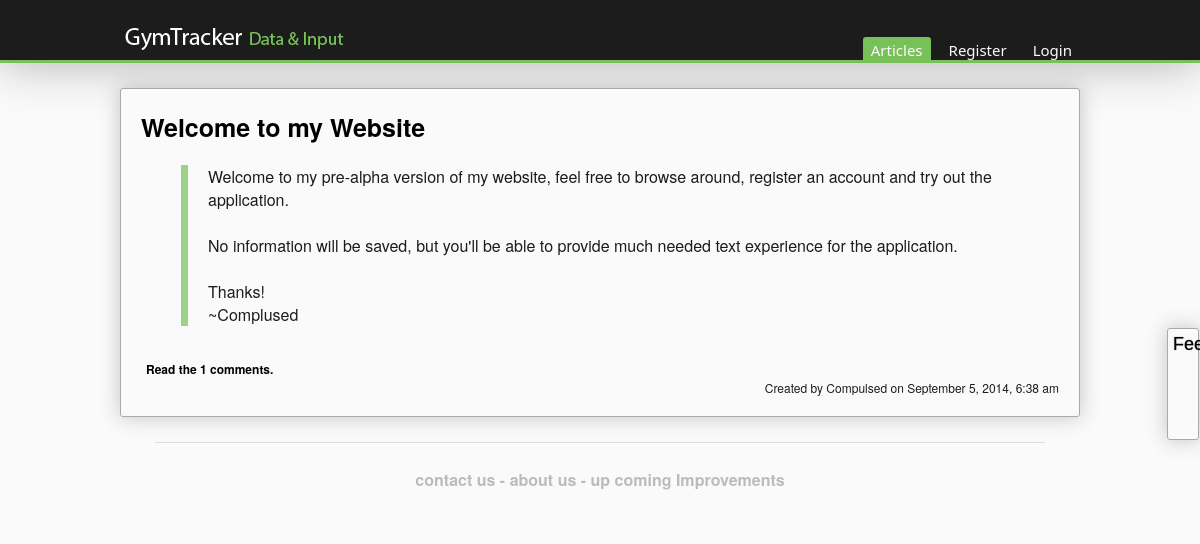
The app's page /articles.php with its own data.
### tables this page shows
CREATE TABLE tbl_posts(
  postId       int(11)       AUTO_INCREMENT,
  title        varchar(255)  NOT NULL,
  bodyText     text          NOT NULL,
  previewText  text          NOT NULL,

  author       int(11)       NOT NULL,
  tags         varchar(255),
  creationDate TIMESTAMP     NOT NULL DEFAULT CURRENT_TIMESTAMP,
  editedBy     int(11),
  editDate     datetime,
  isEdit       tinyint(1)    NOT NULL DEFAULT 0,

  UNIQUE(title),
  FOREIGN KEY(author) REFERENCES tbl_users(userId),
  FOREIGN KEY(editedBy) REFERENCES tbl_users(userId),
  Primary Key(postId)
);

CREATE TABLE tbl_users(
   userId                 int(11)          AUTO_INCREMENT,                       
   active                 tinyint(1)       NOT NULL DEFAULT 1,                   

   username               varchar(30)      NOT NULL,                             
   loginPassword          char(60)         NOT NULL,                             
   salt                   char(21),                                              
   joined                 TIMESTAMP        NOT NULL DEFAULT CURRENT_TIMESTAMP,   
   firstName              varchar(15)      NOT NULL,                             
   lastName               varchar(15)      NOT NULL,                             
   emailAddress           varchar(50)      NOT NULL,                             
   adminLevel             tinyint(1)       NOT NULL DEFAULT 0,                   
   deactivationTime       DATE,                                                  
   lastTimeActive         TIMESTAMP        NOT NULL,                             
   help                   tinyint(1)       NOT NULL DEFAULT 1,                   
   isKilo                 tinyint(1)       NOT NULL,                             
   registeredIP           char(45),                                              
   timeZone               varchar(64),                                           
   registeredEmail        tinyint(1)       NOT NULL DEFAULT 0,                   
   regEmailSentTime       TIMESTAMP,                                             
   recovEmailSentTime     TIMESTAMP,

   UNIQUE(username),
   UNIQUE(emailAddress),
   Primary Key(userId)
);

### articles.php (called while the page is built, shortened)
<?php
    require_once "inc/parts/header.php";
	require_once "inc/functions.php";
    require_once "inc/news.php";
    require_once "inc/parts/footer.php";
?>

### inc/msc_functions/classes.php (called while the page is built, shortened)
<?php
  class ControllerPosts{
    var $conn;
      function ControllerPosts($conn){
        $this->conn = $conn;
      }
      function get_num_comments($id){
        $number = $this->conn->query("SELECT COUNT(*) FROM tbl_comments WHERE postIdF = $id");
        $number = $number->fetchALL(PDO::FETCH_ASSOC);
        return $number[0]['COUNT(*)'];
      }
      function get_posts($limit = 10){
        $posts = $this->conn->query("SELECT * FROM tbl_posts ORDER BY creationDate DESC LIMIT $limit");
        return $posts->fetchALL(PDO::FETCH_ASSOC);
      }
  }
?>

### inc/functions.php (called while the page is built, shortened)
<?php
require_once "msc_functions/classes.php";
function user_id_to_display_name($conn, $userId){
  $user_rows = $conn->query("SELECT username from tbl_users WHERE userId = $userId");
  $user_rows = $user_rows->fetchALL(PDO::FETCH_ASSOC);
  if(count($user_rows))
    return $user_rows[0]['username'];
  else
    return "Username Not found";
}
?>

### inc/news.php (the view, shortened to what this page needs)
<?php
  $conn = connect($config['db']);
  $PostController = new ControllerPosts($conn);
  $posts = $PostController->get_posts(10);
?>
<div class="page">
	<?php foreach($posts as $post) : ?>
	<?php
 		$comment_count = $PostController->get_num_comments($post['postId']);
	?>
	<div class="information news">
		<div class="title_nav">
			<h1><a href="article/<?php echo strtolower(str_replace(' ', '-', $post['title'])); ?>"><?php echo $post['title']; ?></a></h1>
		</div>
		<div class="news_preview">
			<p><?php echo $post['previewText']; ?></p>
		</div>
		<p><a href="article/<?php echo strtolower(str_replace(' ', '-', $post['title'])); ?>">
			<?php if($comment_count > 0): ?>
				<?php echo "Read the " . $comment_count . " comments." ?>
			<?php else: ?>
				Be the first to comment!
			<?php endif ?>
		</a></p>
		<div class="time_stamp">
			<p><?php echo "Created by " . ucfirst(user_id_to_display_name($conn, $post['author'])) . " on " .  date("F j, Y, g:i a",strtotime($post['creationDate']));?></p>
		</div>
	</div>
	<?php endforeach ?>
 </div>

### css/header_nav.css (style rules this page uses)
html { font-family: "Helvetica Neue", Helvetica, Arial, sans-serif; }
body { background:rgb(243, 243, 241); }

### css/news_page.css (style rules this page uses)
body { background:rgb(250, 250, 250); }
.page { width: 960px; margin: auto; }
.information { border-radius: 3px; box-shadow: 0 0 20px rgba(68,68,68,0.3); margin-top:25px; border: 1px solid rgb(170, 170, 170); padding: 20px; background:rgb(250, 250, 250); }
.information h1 { font-size: 25px; font-weight: bold; color:rgb(28,28,28); }
.information p { margin-left:5px; color:rgb(28,28,28); overflow: hidden; }
.information .title_nav { margin-bottom: 10px; }
.information a { text-decoration: none; color: black; }
.news .news_preview p { margin: 20px 0 30px 40px; padding: 0 0 0 20px; border-left: 7px solid rgba(119, 193, 88, .7); }
.news .time_stamp { text-align:right; font-size:12px }
.news p a { font-weight: bold; font-size: 12px; }

### css/table.css (style rules this page uses)
.title_nav p, .title_nav h1 { display:inline; }

### records on screen
tbl_posts: title "Welcome to my Website", previewText "Welcome to my pre-alpha version of my website, feel free to browse around, register an account and try out the application. No information will be saved, but you'll be able to provide much needed text experience for the application. Thanks! ~Complused", postId "1", author.username "Compulsed", creationDate "September 5, 2014, 6:38 am"
